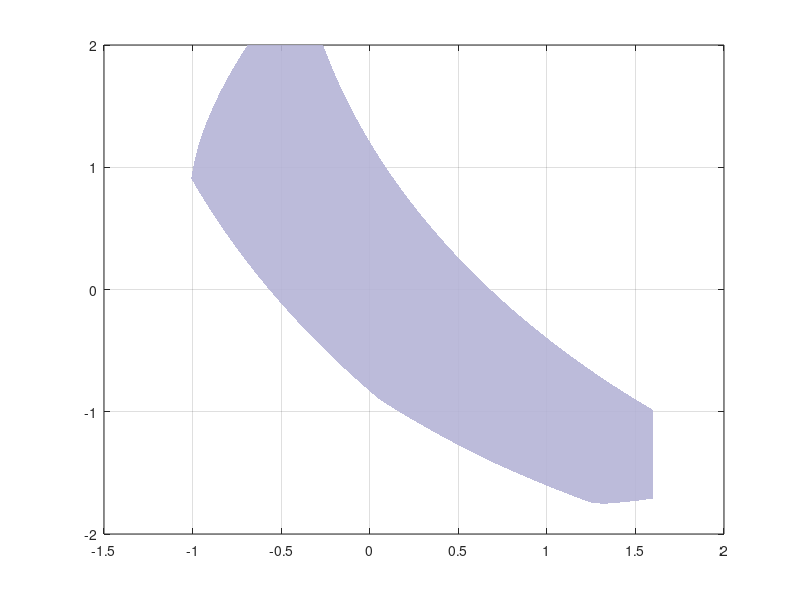

This chart was generated by the following MATLAB code: (Note: this script raises an error after producing the figure.)
fig=figure; box on; grid on; hold all; set(fig, 'Position', [100, 100, 650, 550])


%% exact plot
load("AC_conf.mat")
Points_exact = sortedPoints;
lightbl = [181, 180, 214]/255;
h1 = fill(Points_exact(:,1), Points_exact(:,2), lightbl);
set(h1, 'facealpha', 0.9, 'EdgeColor', 'none');

%% sample points
% power range
deepgreen = [125, 170, 66]/255;
deepyellow = [250, 214, 61]/255;
yline(2, 'Color', deepgreen,'LineWidth',2.5)
yline(-2, 'Color', deepgreen,'LineWidth',2.5,'LineStyle','--')
xline(1.6, 'Color', deepyellow,'LineWidth',2.5)
xline(-1.5, 'Color', deepyellow,'LineWidth',2.5,'LineStyle','--')
% fill 
load('rad045.mat');
Points_exact = Points;
lightgreen = [222, 235, 176]/255;
h2 = fill(Points_exact(:,1), Points_exact(:,2), lightgreen);
set(h2, 'facealpha', 0.7, 'EdgeColor', 'none');

% initial points
load('initial_rad.mat')
Points_exact = Points;
h3 = plot(Points_exact(:,1),Points_exact(:,2),'rx', 'LineWidth',1.5);

% threshold =0.5
load('rad045.mat')
A_str = join(string(Points), ",");
B_str = join(string(Points_exact), ",");
[C_str, ia] = setdiff(A_str, B_str, 'rows');
Points =  str2double(split(C_str, ","));
green = [123, 200, 91]/255;
h4 = scatter(Points(:,1), Points(:,2), 25, 'filled',...
    'MarkerEdgeColor', 'k', 'MarkerFaceColor', green,'MarkerEdgeColor', 'none');

%% explaination 


xlim([-2 2]);
ylim([-2.2 2.2]);
set(gca, 'FontSize', 14,'FontName', 'Times New Roman');
x_label = xlabel('$p^{\mathrm{pcc}}$/(p.u.)'); % 修正了大括号
set(x_label, 'Interpreter', 'latex', 'FontSize', 20, 'FontName', 'Times New Roman');

y_label = ylabel('$q^{\mathrm{pcc}}$/(p.u.)'); % 修正了大括号
set(y_label, 'Interpreter', 'latex', 'FontSize', 20, 'FontName', 'Times New Roman');

legend([h3, h4, h2, h1], {'Initial Points', 'Sampled Points','Filled Region','Exact AF'}, 'Interpreter', 'latex', 'FontName', 'Times New Roman','FontSize',12);
%% store the output
% exportgraphics(gca, 'legendOnly.pdf', 'ContentType', 'vector');
% 导出到pdf
% set(gcf,'Units','Inches');
% pos = get(gcf,'Position');
% set(gcf,'PaperPositionMode','Auto','PaperUnits','Inches','PaperSize',[pos(3), pos(4)])
% filename = 'adap_rad05'; % 设定导出文件名
% print(gcf,filename,'-dpdf','-r0')
% close(gcf)
